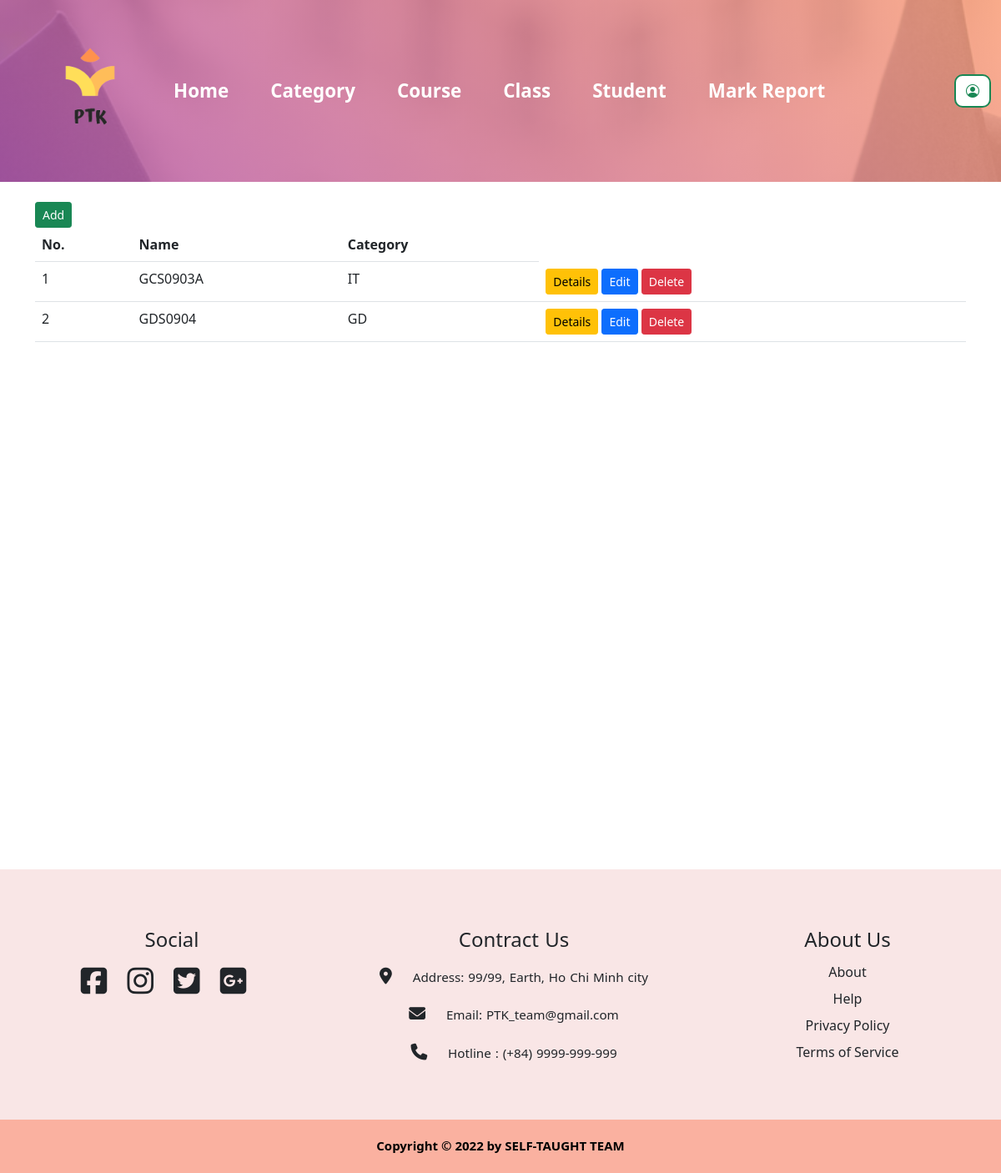
Page /classroom/ on the committed database.
### course/models.py (models this page shows, shortened)
class ClassRoom(models.Model):
    name = models.CharField(max_length=50)
    category = models.ForeignKey(Category, on_delete=models.CASCADE)

class Category(models.Model):
    name = models.CharField(max_length=50)
    description = models.TextField()
    def __str__(self):
        return self.name

### course/views.py (the view)
# urls.py: path("classroom/", views.classroom_index),
def classroom_index(request):
    classes = ClassRoom.objects.all()
    context = {"classes": classes, }
    return render(request, "course/classroom/classroom_index.html", context)

### course/templates/course/classroom/classroom_index.html
{% extends 'base.html' %}
{% load static %}
{% block content %}
<link rel="stylesheet" href="{% static 'css/style.css' %}">
<a href="add" class="btn btn-sm btn-success">Add</a>
<table class="table">
    <tr>
        <th>No. </th>
        <th>Name</th>
        <th>Category</th>
    </tr>
    {% for item in classes %}
    <tr>
        <td>{{forloop.counter}}</td>
        <td>{{item.name}}</td>
        <td>{{item.category}}</td>
        <td>
            <a href="{{item.id}}" class="btn btn-sm btn-warning">Details</a>
            <a href="edit/{{item.id}}" class="btn btn-sm btn-primary">Edit</a>
            <a href="delete/{{item.id}}" class="btn btn-sm btn-danger">Delete</a>
        </td>
    </tr>
    {% endfor %}
</table>
{% endblock content %}

### rows in the picture
ClassRoom: name "GCS0903A", category "IT"
ClassRoom: name "GDS0904", category "GD"
